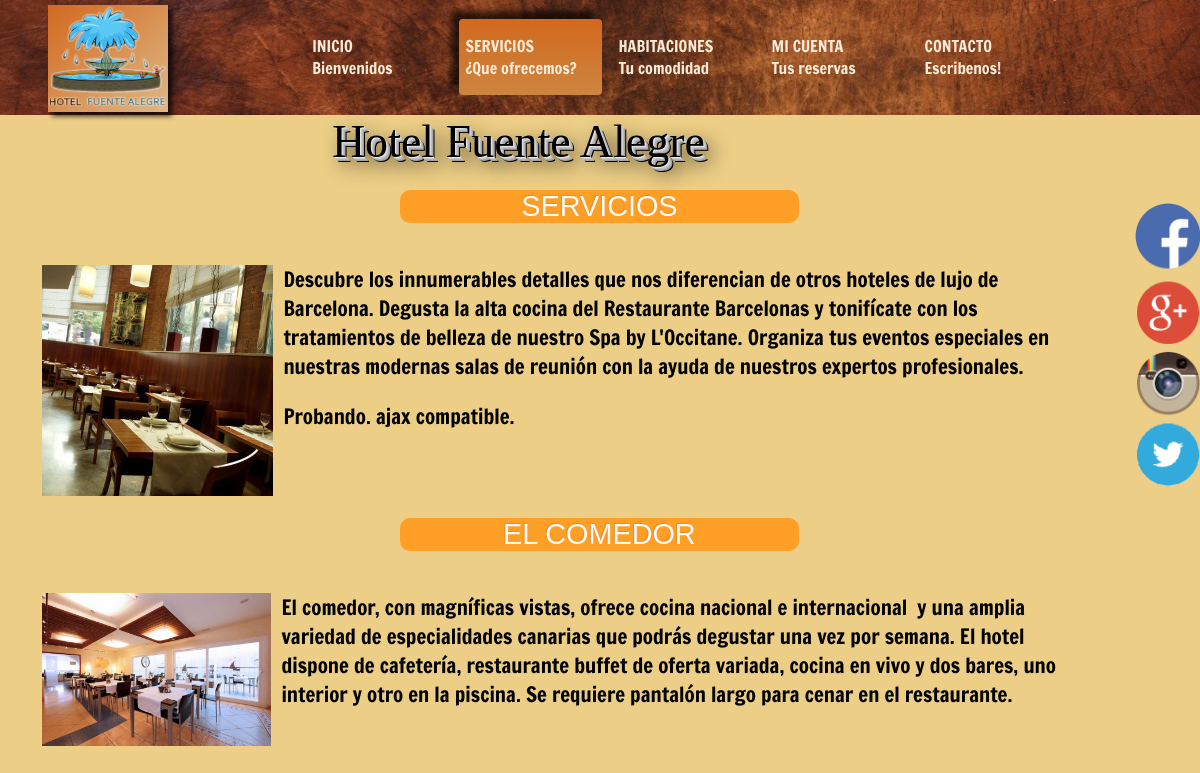
Page /Controller/usuario/servicios.php on the committed database.
### tables this page shows
CREATE TABLE `imagen` (
  `codImagen` tinytext NOT NULL,
  `ruta` tinytext NOT NULL,
  `nombre` tinytext NOT NULL,
  `estado` tinytext
);

CREATE TABLE `texto` (
  `servicios` text NOT NULL,
  `comedor` text NOT NULL,
  `habIndividual` text NOT NULL,
  `habDoble` text NOT NULL,
  `nombreHotel` tinytext NOT NULL
);

### Controller/usuario/servicios.php (called while the page is built, shortened)
<?php
    $conexion = HotelDB::connectDB();
    $seleccion = "SELECT servicios, comedor FROM texto";
    $consulta = $conexion->query($seleccion);
    $texto = $consulta->fetchObject();
    require_once '../../Model/datosHotel.php';
    $idImgLogo = "logoHotel";
    $logo = datosHotel::getNombreImagen($idImgLogo);
    $nombreHotel = datosHotel::getNombreDelHotel();
    $idImagenSocial = array("facebook", "googlePlus", "instagram", "twitter");
    $estadoImg = array(
        'facebook' => datosHotel::getEstadoImagen($idImagenSocial[0]),
        'googlePlus' => datosHotel::getEstadoImagen($idImagenSocial[1]),
        'instagram' => datosHotel::getEstadoImagen($idImagenSocial[2]),
        'twitter' => datosHotel::getEstadoImagen($idImagenSocial[3]),
    );
    $idImagen2 = array("facebook", "googlePlus", "instagram", "twitter");
    $urlSociales = array(
        'facebook' => datosHotel::getUrlSocial($idImagen2[0]),
        'googlePlus' => datosHotel::getUrlSocial($idImagen2[1]),
        'instagram' => datosHotel::getUrlSocial($idImagen2[2]),
        'twitter' => datosHotel::getUrlSocial($idImagen2[3]),
    );
  require_once '../../View/usuario/serviciosView.php';

### Model/datosHotel.php (called while the page is built, shortened)
<?php
class datosHotel {
    public static function getNombreDelHotel(){
        $conexion = HotelDB::connectDB();
        $seleccion = "SELECT nombreHotel FROM texto" ;
        $consulta = $conexion->query($seleccion);
        $clientes = $consulta->fetchObject();
        return $clientes;
    }
    public static function getNombreImagen($idImagen){
        $conexion = HotelDB::connectDB();
        $seleccion = "SELECT nombre FROM imagen WHERE codImagen='" . $idImagen ."'";
        $consulta = $conexion->query($seleccion);
        $nombreImg= $consulta->fetchObject();
        return $nombreImg;
    }
    public static function getEstadoImagen($idImagen){
        $conexion = HotelDB::connectDB();
        $seleccion = "SELECT estado FROM imagen WHERE codImagen='" . $idImagen ."'";
        $consulta = $conexion->query($seleccion);
        $estadoImg= $consulta->fetchObject();
        return $estadoImg;
    }
    public static function getUrlSocial($idImagen){
        $conexion = HotelDB::connectDB();
        $seleccion = "SELECT ruta FROM imagen WHERE codImagen='" . $idImagen ."'";
        $consulta = $conexion->query($seleccion);
        $rutas= $consulta->fetchObject();
        return $rutas;
    }
}

### View/usuario/serviciosView.php (the view, shortened to what this page needs)
<!DOCTYPE html>
<html lang="es">
    <head>
        <link rel="stylesheet" type="text/css" href="../../View/css/main.css">
        <link rel="stylesheet" type="text/css" href="http://code.ionicframework.com/ionicons/2.0.1/css/ionicons.min.css">
        <link rel="stylesheet" type="text/css" href="https://code.jquery.com/ui/1.12.1/themes/base/jquery-ui.css">
    </head>
    <body class="fondoCuerpo">
        <div class="cabecera">
            <div class="logoCabecera">
                <img src="../../View/img/uploads/<?=$logo->nombre?>" class="imgLogoResponsive">
            </div>
            <div class="flex-container space-between">
                <a href="../index.php" class="flex-item"><p>INICIO <br>Bienvenidos</p></a>
                <a href="servicios.php" class="flex-item seleccionado"><p>SERVICIOS <br>¿Que ofrecemos?</p></a>
                <a href="tiposHabitaciones.php" class="flex-item"><p>HABITACIONES <br>Tu comodidad</p></a>
                <a href="login.php" class="flex-item"><p>MI CUENTA <br>Tus reservas</p></a>
                <a href="contacto.php" class="flex-item"><p>CONTACTO <br>Escribenos!</p></a>
            </div>
        </div>
        <div class="contenedor">
            <div class="contenedorTexto">
                <span class="texto3D"><?= $nombreHotel->nombreHotel?></span>
            </div>
            <div class="redesSociales">
                <ul class="listaSocial">
                <?php
                    if($estadoImg['facebook']->estado == "habilitado"){
                        ?><a href="<?=$urlSociales['facebook']->ruta?>" target="_blank"><li><span id="elemento1"></span></li></a><?php
                    }
                    if($estadoImg['googlePlus']->estado == "habilitado"){
                        ?><a href="<?=$urlSociales['googlePlus']->ruta?>" target="_blank"><li><span id="elemento2"></span></li></a><?php
                    }
                    if($estadoImg['instagram']->estado == "habilitado"){
                        ?><a href="<?=$urlSociales['instagram']->ruta?>" target="_blank"><li><span id="elemento3"></span></li></a><?php
                    }
                    if($estadoImg['twitter']->estado == "habilitado"){
                        ?><a href="<?=$urlSociales['twitter']->ruta?>" target="_blank"><li><span id="elemento4"></span></li></a><?php
                    }
                ?>
              </ul>
            </div>
            <div class="tituloTabla">
                <span class="spanTituloTabla">Servicios</span>
            </div>
            <div class="textoDescripciones" id="pag2Texto1">
                <?= $texto->servicios ?>
            </div>
            <div class="tituloTabla limpiarFloat">
                <span class="spanTituloTabla">El comedor</span>
            </div>
            <div class="limpiarFloat textoDescripciones textoDescripcionesBottom" id="pag2Texto2">
                <?= $texto->comedor ?>
            </div>
        </div>
    </body>
</html>

### View/css/main.css (style rules this page uses)
body { margin: 0; }
.fondoCuerpo { background-color: #ecce86; }
a:link { text-decoration: none; }
.contenedor { width: 90%; }
.contenedorTexto { text-align: center; margin-right: 4%; margin-bottom: 1%; }
.texto3D { text-shadow: 1px 1px 0px #e6e6e6, 2px 2px 0px #c8c8c8, 3px 3px 0px #b4b4b4, 4px 4px 0px #a0a0a0, 5px 5px 0px black, 8px 8px 20px black; font-size: 46px; }
.redesSociales { width: 51px; float: right; left: 91%; position: fixed; }
#elemento1, #elemento2, #elemento3, #elemento4 { background-image: url("../img/spriteSocial.png"); background-position: 0px 0px; background-repeat: no-repeat; width: 72px; height: 96px; display: inline-block; vertical-align: middle; background-size: 100%; }
#elemento1 { background-position: 0px 5px; height: 82px; }
#elemento2 { background-position: 5px -209px; height: 71px; }
#elemento3 { background-position: 4px -74px; height: 71px; }
#elemento4 { background-position: 5px -142px; height: 71px; }
.listaSocial { list-style: none; }
div.tituloTabla { display: block; width: 37%; margin-left: 37%; margin-top: 2%; margin-bottom: 2%; background-color: #ff9f25; text-align: center; border-radius: 10px; }
.spanTituloTabla { color: #fafafa; font-size: 1.8rem; font-family: helvetica, arial, sans-serif; text-shadow: -1px -1px 1px rgba(0, 0, 0, 0.1); text-transform: uppercase; border-radius: 6px; }
.textoDescripciones { font-family: 'Francois One', sans-serif; font-size: 1.3rem; display: block; overflow: auto; margin-left: 3%; }
.textoDescripcionesBottom { margin-bottom: 5%; }
.limpiarFloat { clear: both; }
a { text-decoration: none; outline: 0; }
.cabecera { width: 100%; height: 115px; background: url("../img/marronHeader.jpg") no-repeat; background-size: 100% auto; }
.logoCabecera { width: 10%; height: auto; margin-left: 4%; margin-top: 0.4%; background: linear-gradient(to bottom right, Chocolate, BurlyWood); box-shadow: 4px 4px 5px 0px rgba(0, 0, 0, 0.75); float: left; }
.imgLogoResponsive { width: 100%; height: auto; }
.flex-container { height: 70px; padding: 5px; margin: auto; display: -webkit-flex; display: -ms-flexbox; display: flex; align-items: flex-end; }
.flex-item { display: inherit; width: 14%; height: auto; margin: 5px; margin-top: 4%; margin-bottom: -20px; border-radius: 4px; }
.seleccionado { background: linear-gradient(Chocolate, Peru); box-shadow: -8px -8px 6px 0px rgba(0, 0, 0, 0.68); }
.flex-item p { width: 100%; -webkit-align-self: center; -ms-flex-item-align: center; align-self: center; margin-left: 6px; font-size: 1rem; font-family: 'Francois One', sans-serif; color: antiquewhite; }
.flex-item p::first-line { font-size: 1rem; }
.flex-container.space-between { -webkit-justify-content: space-between; -ms-flex-pack: justify; justify-content: center; }
#elemento1, #elemento2, #elemento3, #elemento4 { transition: transform 1s; -o-transition: transform 1s; -moz-transition: transform 1s; -webkit-transition: transform 1s; transition-timing-function: linear; -o-transition-timing-function: linear; -moz-transition-timing-function: linear; -webkit-transition-timing-function: linear; }

### rows in the picture
imagen: nombre (picture)
texto: nombreHotel "Hotel Fuente Alegre", servicios (picture), servicios "Descubre los innumerables detalles que nos diferencian de otros hoteles de lujo de Barcelona. Degusta la alta cocina del Restaurante Barcelonas y tonifícate con los tratamientos de belleza de nuestro Spa by L'Occitane. Organiza tus eventos especiales en nuestras modernas salas de reunión con la ayuda de nuestros expertos profesionales. Probando. ajax compatible.", comedor (picture), comedor "El comedor, con magníficas vistas, ofrece cocina nacional e internacional y una amplia variedad de especialidades canarias que podrás degustar una vez por semana. El hotel dispone de cafetería, restaurante buffet de oferta variada, cocina en vivo y dos bares, uno interior y otro en la piscina. Se requiere pantalón largo para cenar en el restaurante."
